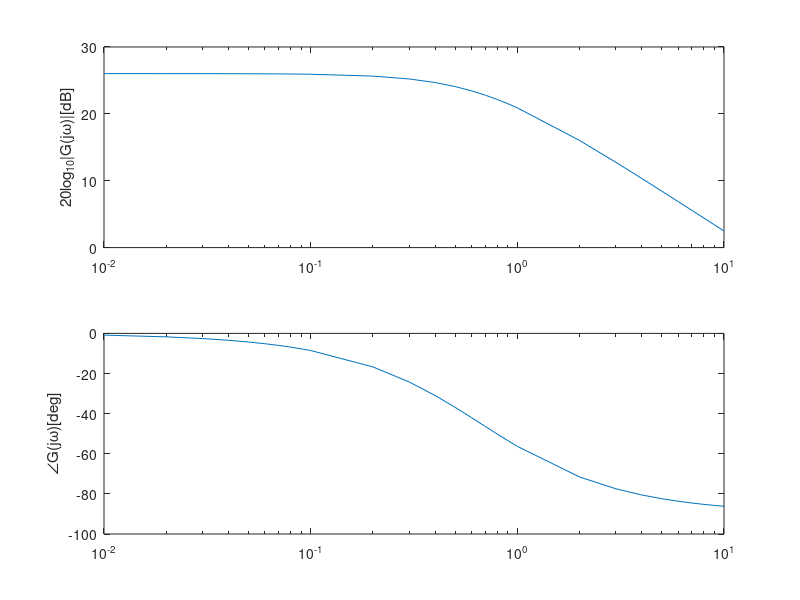

Here is the MATLAB script that generated this plot: (Note: this script raises an error after producing the figure.)
K1 = 0.01:0.01:0.1;
K2 = 0.1:0.1:1;
K3 = 1:1:10;

w = [K1,K2,K3];

sys = tf([20], [1.5, 1])

[mag, phase] = bode(sys, w)
figure;
subplot(2,1,1);
magdb = 20*log10(mag(:,:))
semilogx(w,magdb);
ylim=[0,30]
ylabel('20log_{10}|G(j\omega)|[dB]');
yticks([0, 10, 20, 30])
yticklabels({0, 10, 20, 30})

subplot(2,1,2);semilogx(w,phase(:,:));ylabel('\angleG(j\omega)[deg]');
hline = refline(0,-45)
hline.LineStyle = '--'
ylim=[-90, 0]
yticks([-90,-45, 0])
yticklabels({-90,-45, 0})
xlabel('\omega[rad/s]')

gtext("\fontsize{10} 折点周波数\omega_d=1/T");
gtext("低周波数ゲインk=20log_{10}k");
